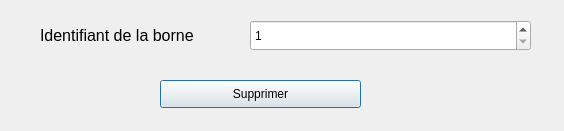
<?xml version="1.0" encoding="UTF-8"?>
<ui version="4.0">
 <class>SupprimeBorneInterface</class>
 <widget class="QDialog" name="SupprimeBorneInterface">
  <property name="geometry">
   <rect>
    <x>0</x>
    <y>0</y>
    <width>564</width>
    <height>131</height>
   </rect>
  </property>
  <property name="windowTitle">
   <string>SupprimeBorneInterface</string>
  </property>
  <widget class="QPushButton" name="btnSupprimer">
   <property name="geometry">
    <rect>
     <x>160</x>
     <y>80</y>
     <width>201</width>
     <height>28</height>
    </rect>
   </property>
   <property name="text">
    <string>Supprimer</string>
   </property>
  </widget>
  <widget class="QSpinBox" name="txtIdentifiant">
   <property name="geometry">
    <rect>
     <x>250</x>
     <y>20</y>
     <width>281</width>
     <height>31</height>
    </rect>
   </property>
   <property name="alignment">
    <set>Qt::AlignJustify|Qt::AlignVCenter</set>
   </property>
   <property name="minimum">
    <number>1</number>
   </property>
   <property name="maximum">
    <number>1000000000</number>
   </property>
  </widget>
  <widget class="QLabel" name="lbIdentifiant">
   <property name="geometry">
    <rect>
     <x>40</x>
     <y>20</y>
     <width>201</width>
     <height>31</height>
    </rect>
   </property>
   <property name="text">
    <string>&lt;!DOCTYPE HTML PUBLIC &quot;-//W3C//DTD HTML 4.0//EN&quot; &quot;http://www.w3.org/TR/REC-html40/strict.dtd&quot;&gt;
&lt;html&gt;&lt;head&gt;&lt;meta name=&quot;qrichtext&quot; content=&quot;1&quot; /&gt;&lt;style type=&quot;text/css&quot;&gt;
p, li { white-space: pre-wrap; }
&lt;/style&gt;&lt;/head&gt;&lt;body style=&quot; font-family:'Ubuntu'; font-size:10pt; font-weight:400; font-style:normal;&quot;&gt;
&lt;p align=&quot;justify&quot; style=&quot; margin-top:12px; margin-bottom:12px; margin-left:0px; margin-right:0px; -qt-block-indent:0; text-indent:0px;&quot;&gt;&lt;span style=&quot; font-size:12pt;&quot;&gt;Identifiant de la borne &lt;/span&gt;&lt;/p&gt;&lt;/body&gt;&lt;/html&gt;</string>
   </property>
   <property name="alignment">
    <set>Qt::AlignJustify|Qt::AlignVCenter</set>
   </property>
  </widget>
 </widget>
 <resources/>
 <connections>
  <connection>
   <sender>btnSupprimer</sender>
   <signal>clicked()</signal>
   <receiver>SupprimeBorneInterface</receiver>
   <slot>validerIdentifiant()</slot>
   <hints>
    <hint type="sourcelabel">
     <x>260</x>
     <y>93</y>
    </hint>
    <hint type="destinationlabel">
     <x>281</x>
     <y>65</y>
    </hint>
   </hints>
  </connection>
 </connections>
 <slots>
  <slot>validerIdentifiant()</slot>
 </slots>
</ui>
